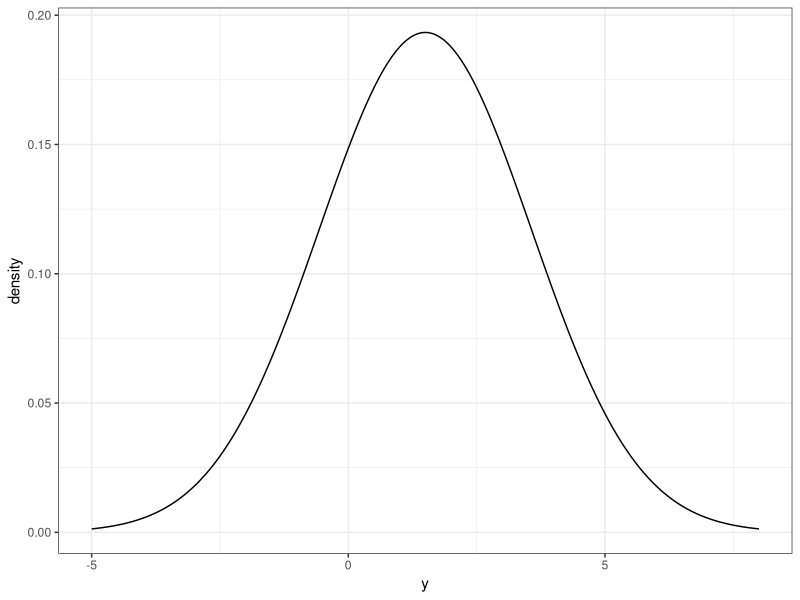
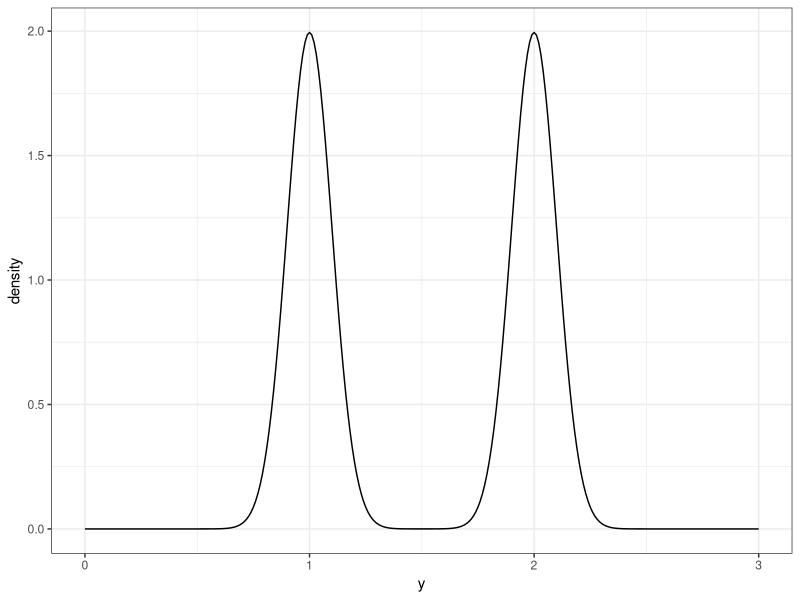

Recreate these plots in R, in order.
## ---- chunk 1
knitr::opts_chunk$set(
  # cache = TRUE,
  # dev = "svglite",
  echo = TRUE,
  comment = NA,
  message = FALSE,
  warning = TRUE,
  error = TRUE
)

library(tidyverse)
library(scales)
library(kableExtra)
library(here)

theme_set(theme_bw())
## ---- chunk 2
tibble(y = seq(-5, 8, 0.05)) %>% 
  mutate(
    density = 0.5 * (dnorm(y, 1, 2) + dnorm(y, 2, 2))
  ) %>% 
  ggplot() + 
  aes(y, density) +
  geom_line()
## ---- chunk 3
tibble(y = seq(0, 3, 0.01)) %>% 
  mutate(
    density = 0.5 * (dnorm(y, 1, 0.1) + dnorm(y, 2, 0.1))
  ) %>% 
  ggplot() + 
  aes(y, density) +
  geom_line()
